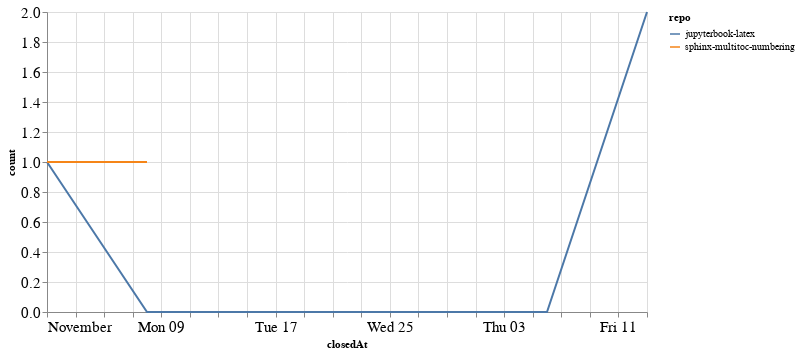

The notebook cell this image was saved under:
### Code cell
closed_by_time = closed_by.groupby('repo').resample('W', on='closedAt').count()['author'].reset_index()
closed_by_time = closed_by_time.rename(columns={'author': 'count'})

alt.Chart(closed_by_time, width=600).mark_line().encode(
    x='closedAt',
    y='count',
    color='repo',
    tooltip="repo"
)

### Figure 1 — Vega-Lite specification as saved in the notebook (floating-point values rounded to 4 significant figures)
{"config": {"axisLeft": {"labelFontSize": 15}, "axisBottom": {"labelFontSize": 15}}, "data": {"name": "data-daa35c451aeeeb762f4728bc4a18a136"}, "mark": "line", "encoding": {"color": {"type": "nominal", "field": "repo"}, "tooltip": {"type": "nominal", "field": "repo"}, "x": {"type": "temporal", "field": "closedAt"}, "y": {"type": "quantitative", "field": "count"}}, "width": 600, "$schema": "https://vega.github.io/schema/vega-lite/v4.8.1.json", "datasets": {"data-daa35c451aeeeb762f4728bc4a18a136": [{"repo": "jupyterbook-latex", "closedAt": "2020-11-01T00:00:00", "count": 1}, {"repo": "jupyterbook-latex", "closedAt": "2020-11-08T00:00:00", "count": 0}, {"repo": "jupyterbook-latex", "closedAt": "2020-11-15T00:00:00", "count": 0}, {"repo": "jupyterbook-latex", "closedAt": "2020-11-22T00:00:00", "count": 0}, {"repo": "jupyterbook-latex", "closedAt": "2020-11-29T00:00:00", "count": 0}, {"repo": "jupyterbook-latex", "closedAt": "2020-12-06T00:00:00", "count": 0}, {"repo": "jupyterbook-latex", "closedAt": "2020-12-13T00:00:00", "count": 2}, {"repo": "sphinx-multitoc-numbering", "closedAt": "2020-11-01T00:00:00", "count": 1}, {"repo": "sphinx-multitoc-numbering", "closedAt": "2020-11-08T00:00:00", "count": 1}]}}
